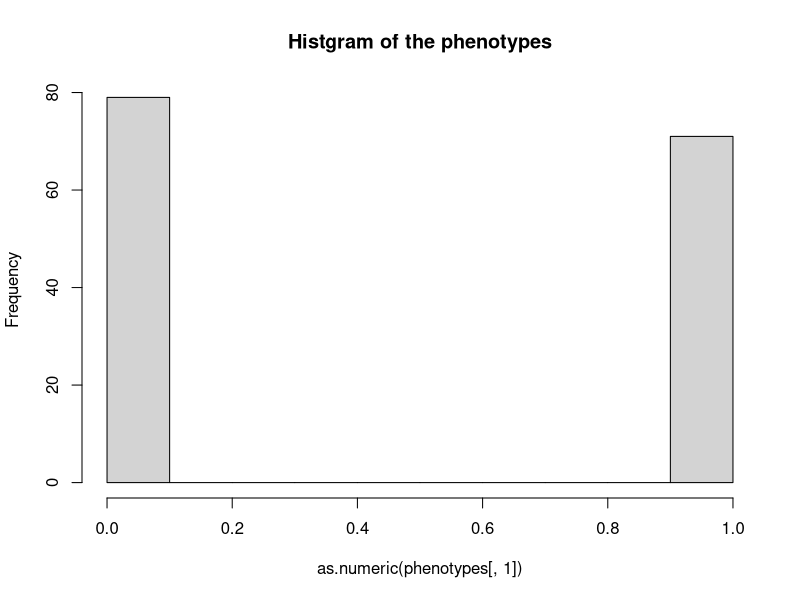
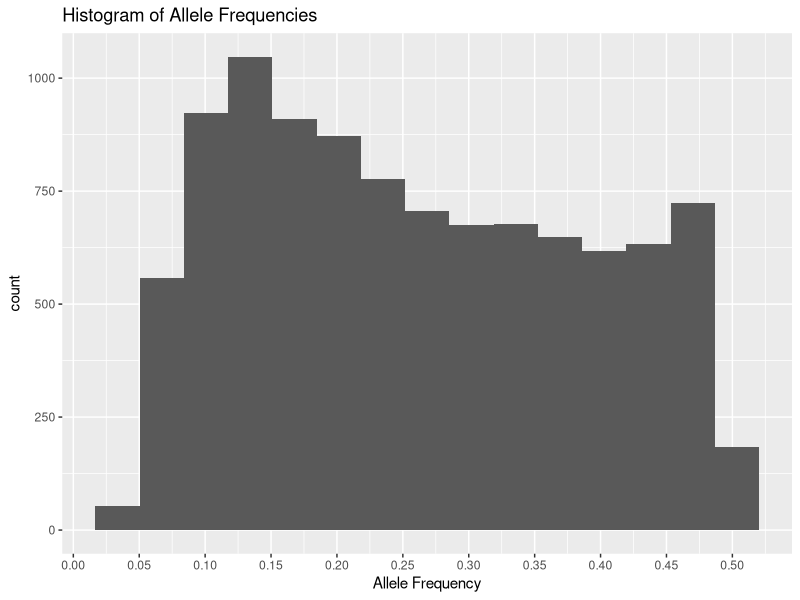
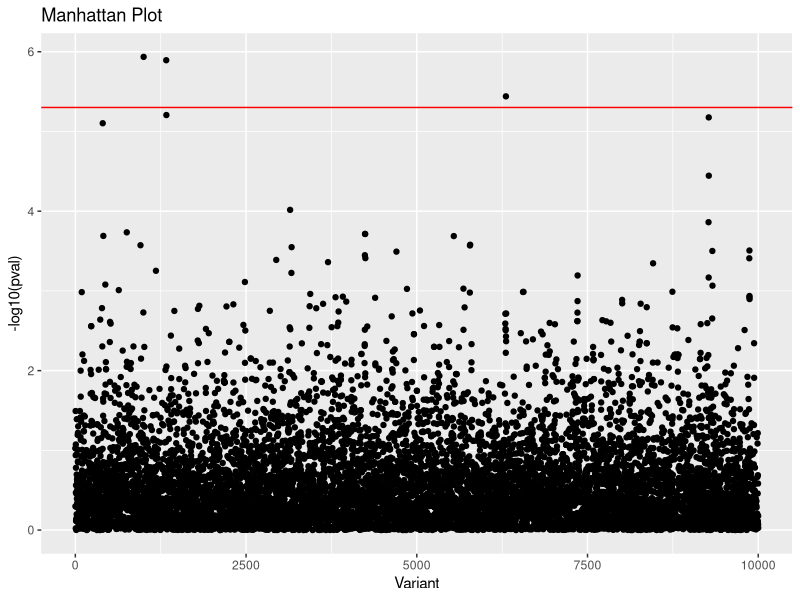
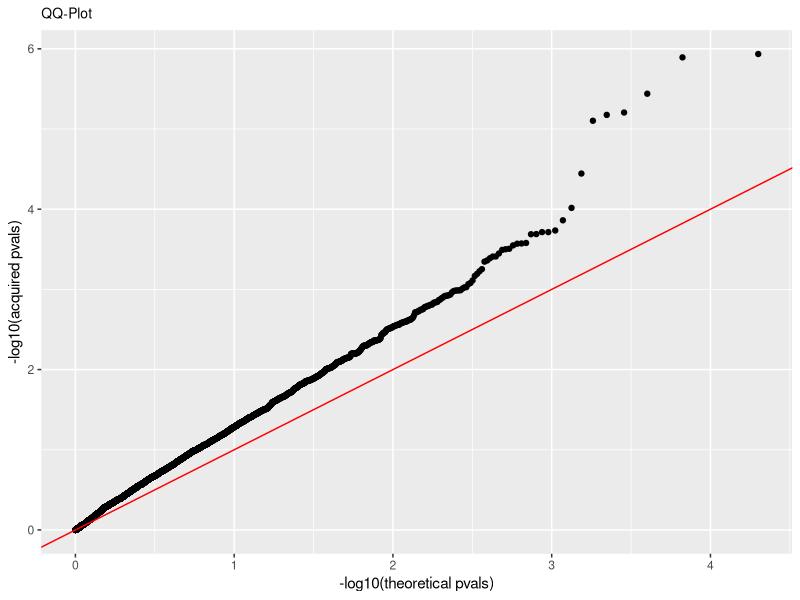
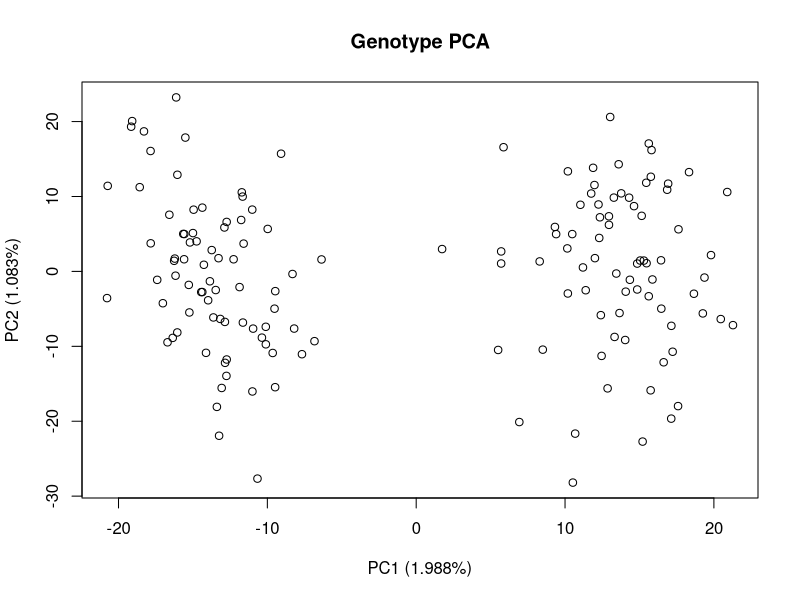

Write the R code that produced these figures, in order. (Note: a time limit stopped this script after it produced the figures.)
## ---- chunk 1
knitr::opts_chunk$set(echo = TRUE)
library(ggplot2)
library(MASS)
## ---- chunk 2
phenotypes <- read.csv("final2019_pheno.csv",
                       stringsAsFactors = F, header = F)

## ---- chunk 3
cat("The number of samples is: ",nrow(phenotypes),'\n')
## ---- chunk 4
hist(as.numeric(phenotypes[,1]),main = 'Histgram of the phenotypes')

## ---- chunk 5
genotypes <- read.csv("final2019_genotypes.csv",
                       stringsAsFactors = F, header = F)

## ---- chunk 6
cat("The number of SNPs N is: ",ncol(genotypes),'\n')
## ---- chunk 7
library(ggplot2)
maf_calc <- function(x){
  tab_x <- table(x)
  af <- 1-((2*max(tab_x[names(tab_x) %in% c(0,2)])+sum(x==1))/(2*nrow(genotypes)))
  return(af)
}

af <- apply(genotypes, 2, maf_calc)
ggplot(data.frame(af),aes(af))+geom_histogram(bins=15)+
  scale_x_continuous(breaks = seq(0,0.55,by=0.05))+
  labs(x="Allele Frequency", title="Histogram of Allele Frequencies")


## ---- chunk 8
#calculate p-val with IRLS 
#most code are from Lab12
#recursion and apply functions are used for speed
gamma_inv_calc <- function(X_mx, beta_t){
    #initialize gamma
    # K is the part which goes into the exponent
    K <- X_mx %*% beta_t
    gamma_inv <- exp(K)/(1+exp(K))
    return(gamma_inv)
}

W_calc <- function(gamma_inv){
		W <- diag(as.vector(gamma_inv * (1- gamma_inv)))
    return(W)
}

beta_update <- function(X_mx, W, Y, gamma_inv, beta){
  beta_up <- beta + ginv(t(X_mx)%*%W%*%X_mx)%*%t(X_mx)%*%(Y-gamma_inv)
	return(beta_up)
}

dev_calc <- function(Y, gamma_inv){
    deviance <- 2*( sum(Y[Y==1]*log(Y[Y==1]/gamma_inv[Y==1])) + 
                    sum((1-Y[Y==0])*log((1-Y[Y==0])/(1-gamma_inv[Y==0]))) )  
    return(deviance)
}

loglik_calc <- function(Y, gamma_inv){
    loglik <- sum(Y*log(gamma_inv)+(1-Y)*log(1-gamma_inv))
    return(loglik)
}

logistic.IRLS.recursive <- function(Y, X_mx, beta_t, dpt1, gamma_inv, iter, d.stop.th = 1e-6, it.max = 100){
    # create empty matrix W
		W <- W_calc(gamma_inv)
    
		beta_t <- beta_update(X_mx, W, Y, gamma_inv, beta_t)
		
		#update gamma since it's a function of beta
		gamma_inv <- gamma_inv_calc(X_mx, beta_t)
		
		#calculate new deviance
		dt <- dev_calc(Y, gamma_inv)
		absD <- abs(dt - dpt1)
		
		if(absD < d.stop.th | iter > it.max) {
			#cat("Convergence at iteration:", i, "at threshold:", d.stop.th, "\n")
			logl <- loglik_calc(Y, gamma_inv)
			return(list(beta_t,logl))
		}	else {
		  return(logistic.IRLS.recursive(Y, X_mx, beta_t, dt, gamma_inv, iter+1, d.stop.th = 1e-6, it.max = 100))
		}
}


logistic.IRLS.pval.recursive <- function(Xa,Xd,Y, beta.initial.vec = c(0,0,0), d.stop.th = 1e-6, it.max = 100) {
  #Initialize
  beta_t <- beta.initial.vec
	dt <- 0
	
  X_mx <- cbind(rep(1,nrow(Y)), Xa, Xd)
  gamma_inv <- gamma_inv_calc(X_mx, beta_t)
	h1 <- logistic.IRLS.recursive(Y, X_mx, beta_t, dt, gamma_inv, 1, d.stop.th = 1e-6, it.max = 100)
	
	X_mx <- cbind(rep(1,nrow(Y)), rep(0,nrow(Y)),rep(0,nrow(Y)))
  gamma_inv <- gamma_inv_calc(X_mx, beta_t)
	h0 <- logistic.IRLS.recursive(Y, X_mx, beta_t, dt, gamma_inv, 1, d.stop.th = 1e-6, it.max = 100)

	LRT <- 2*h1[[2]]-2*h0[[2]] #likelihood ratio test statistic
  pval <- pchisq(LRT, 2, lower.tail = F)
	return(pval)
}

Y <- as.matrix(phenotypes)
colnames(Y) <- NULL
xa_matrix <- as.matrix(genotypes)-1

xd_matrix <- 1 - 2*abs(xa_matrix)

allPvals <- apply(rbind(xa_matrix,xd_matrix), 2, function(x) logistic.IRLS.pval.recursive(Xa=x[1:nrow(xa_matrix)], Xd=x[(nrow(xa_matrix)+1):length(x)], Y))

log.allPval <- as.data.frame(-log10(allPvals),ncol=1)
adjusted_p <- -log10(0.05/ncol(genotypes))


## ---- chunk 9
library(ggplot2)
log.allPval <- as.data.frame(-log10(allPvals),ncol=1)
adjusted_p <- -log10(0.05/ncol(genotypes))


ggplot(log.allPval,aes(1:nrow(log.allPval),log.allPval[,1])) +
  geom_point() +
  labs(x="Variant",y="-log10(pval)",title=c("Manhattan Plot"))+
  geom_hline(yintercept=adjusted_p,color = "red")
## ---- chunk 10
qqDf1 <- data.frame(exp = sort(allPvals),theo = sort(qunif(ppoints(nrow(log.allPval)))))
ggplot(qqDf1,aes(-log10(theo), -log10(exp)))+geom_point()+
  geom_abline(slope = 1, color = "red")+
  labs(title="QQ-Plot",x="-log10(theoretical pvals)",y="-log10(acquired pvals)")+
  theme(plot.title = element_text(size=10))


## ---- chunk 11
#perform PCA
geno_pca <- prcomp(genotypes,scale = T)
## ---- chunk 12

plot(geno_pca$x[,1],geno_pca$x[,2],main = "Genotype PCA",
     xlab = paste("PC1 (", 100*as.numeric(summary(geno_pca)$importance[, 1][2]), "%)", sep = ""),
     ylab = paste("PC2 (", 100*as.numeric(summary(geno_pca)$importance[, 2][2]), "%)", sep = ""))
## ---- chunk 13
#include PC1, 4 beta's
cov.logistic.IRLS.pval.recursive <- function(Xa,Xd,Y,PC1, beta.initial.vec = c(0,0,0,0), d.stop.th = 1e-6, it.max = 100) {
  #Initialize
  beta_t <- beta.initial.vec
	dt <- 0
	
  X_mx <- cbind(rep(1,nrow(Y)), Xa, Xd,PC1)
  gamma_inv <- gamma_inv_calc(X_mx, beta_t)
	h1 <- logistic.IRLS.recursive(Y, X_mx, beta_t, dt, gamma_inv, 1, d.stop.th = 1e-6, it.max = 100)
	
	X_mx <- cbind(rep(1,nrow(Y)), rep(0,nrow(Y)),rep(0,nrow(Y)),PC1)
  gamma_inv <- gamma_inv_calc(X_mx, beta_t)
	h0 <- logistic.IRLS.recursive(Y, X_mx, beta_t, dt, gamma_inv, 1, d.stop.th = 1e-6, it.max = 100)

	LRT <- 2*h1[[2]]-2*h0[[2]] #likelihood ratio test statistic
  pval <- pchisq(LRT, 2, lower.tail = F)
	return(pval)
}

Y <- as.matrix(round(phenotypes) )
colnames(Y) <- NULL
xa_matrix <- as.matrix(genotypes)-1
xd_matrix <- 1 - 2*abs(xa_matrix)


allPvals.PC1 <- apply(rbind(xa_matrix,xd_matrix), 2, function(x) cov.logistic.IRLS.pval.recursive(Xa=x[1:nrow(xa_matrix)], Xd=x[(nrow(xa_matrix)+1):length(x)], Y,geno_pca$x[,1]))
## ---- chunk 14
log.allPval.PC1 <- as.data.frame(-log10(allPvals.PC1),ncol=1)
adjusted_p <- -log10(0.05/ncol(genotypes))


ggplot(log.allPval.PC1,aes(1:nrow(log.allPval.PC1),log.allPval.PC1[,1])) +
  geom_point() +
  labs(x="Variant",y="-log10(pval)",title=c("Manhattan Plot"))+
  geom_hline(yintercept=adjusted_p,color = "red")
## ---- chunk 15
qqDf1 <- data.frame(exp = sort(allPvals.PC1),theo = sort(qunif(ppoints(nrow(log.allPval)))))
ggplot(qqDf1,aes(-log10(theo), -log10(exp)))+geom_point()+
  geom_abline(slope = 1, color = "red")+
  labs(title="QQ-Plot",x="-log10(theoretical pvals)",y="-log10(acquired pvals)")+
  theme(plot.title = element_text(size=10))



## ---- chunk 16
#Bonferroni correction
adjusted_p <- 0.05/ncol(genotypes)
